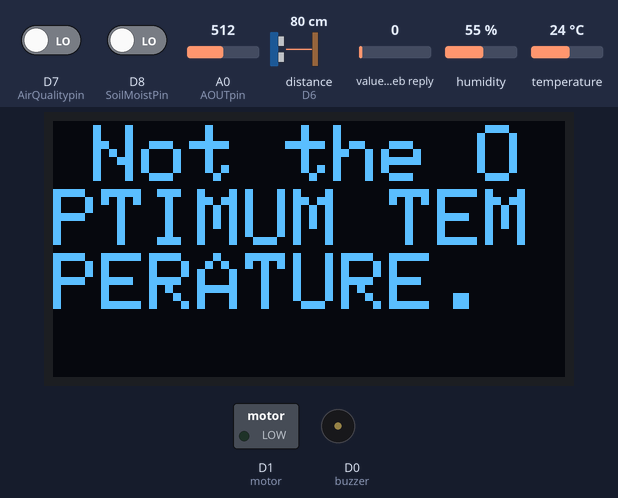
A sketch run on a simulated ESP8266 (NodeMCU). Shown: 128×64 one-colour display, switched loads named in the sketch (green lamp = pin HIGH), buzzer (waves = sounding, pin HIGH). The inputs (shaded band) are chosen by the test bench; at power-on: distance to the obstacle (sensor on D6) 80 cm, A0 (AOUTpin) = 512, temperature 24 °C, D7 (AirQualitypin) LOW, D8 (SoilMoistPin) LOW, value in the web reply 0, humidity 55 %. The echo pulse lasts 58.3 µs per cm; WiFi joins after 1.5 s; servers stay silent unless stated; web services answer with replies made up by the test bench; pins used as bus, display or sensor lines are not drawn; what the sketch prints to the serial monitor is not drawn.

Above: at 2.7 s.
2.8 s: distance to the obstacle (sensor on D6) set to 5 cm
At 8.9 s:
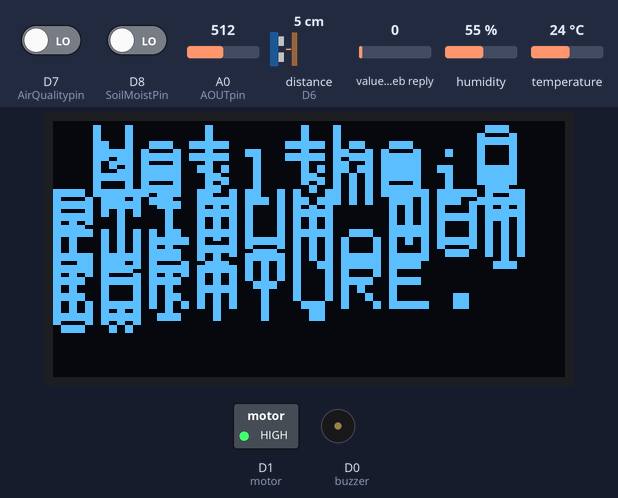
15.4 s: distance to the obstacle (sensor on D6) set to 2 cm
27.2 s: A0 (AOUTpin) set to 416
41.0 s: A0 (AOUTpin) set to 392
At 48.2 s:
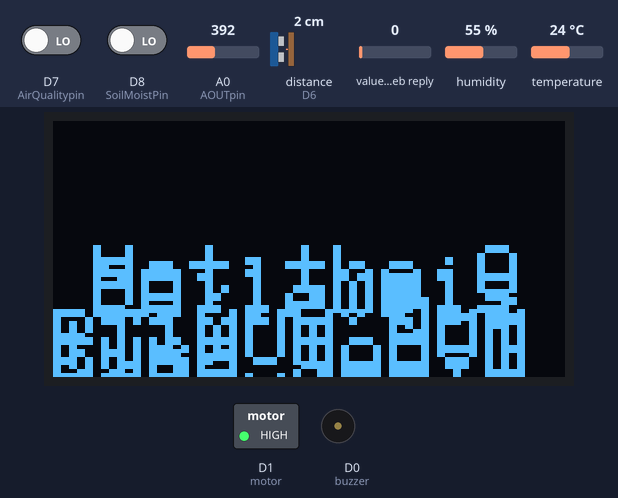
55.0 s: temperature set to 26 °C
At 57.7 s:
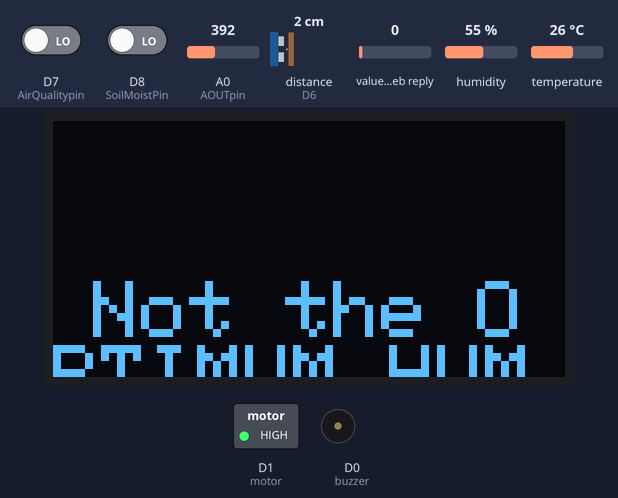
67.0 s: A0 (AOUTpin) set to 410
At 68.6 s:
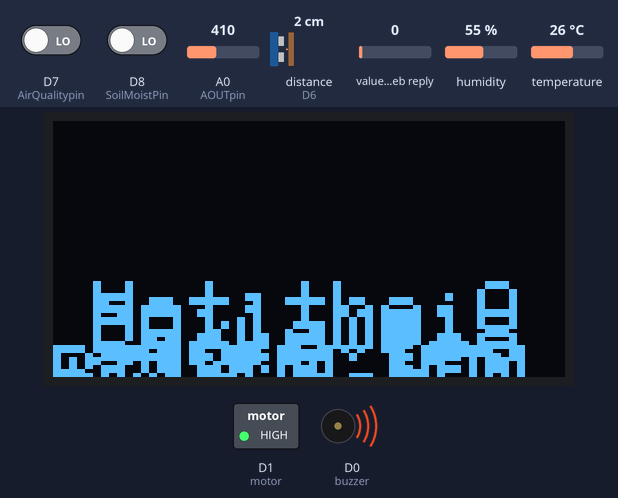
Timing chart, 0 to 70.1 s (numbered marks = the images above; inputs shaded):
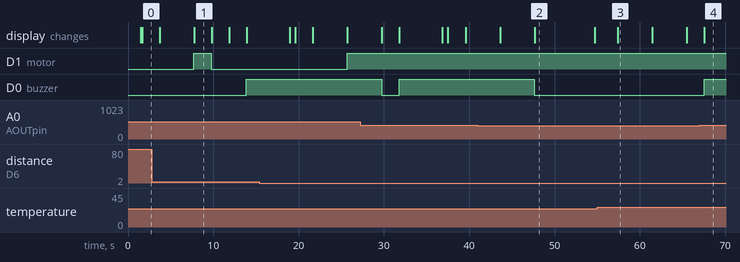

The sketch:

crop_monitor.ino
```cpp
//Included libraries
#include "dht.h"
#include <ESP8266WiFi.h>
#include "ThingSpeak.h"
#include <Wire.h>
#include <Adafruit_SSD1306.h>
#include <Adafruit_GFX.h>
//#include <SoftwareSerial.h>
//SoftwareSerial mySerial(D1, D2);  //(Rx,Tx)
char msg;

// OLED display TWI address
#define OLED_ADDR   0x3C

Adafruit_SSD1306 display(-1);

#if (SSD1306_LCDHEIGHT != 64)  //128*64 resolution
#error("Height incorrect, please fix Adafruit_SSD1306.h!");
#endif

//Wifi connection
const char* ssid     = "Priyam";
const char* password = "priyam123456";
unsigned long myChannelNumber = 520428;
const char * myWriteAPIKey = "VEHYSNWFM74B2F3S";
const char * myReadAPIKey = "1Y6NE3E4X9ZOWHHK";

//Pins for different sensors
const int AOUTpin = A0; //the AOUT pin of the CO sensor goes into analog pin A0 of the arduino
//const int DOUTpin = D1; //the DOUT pin of the CO sensor goes into digital pin D1 of the arduino
const int smokeA0 = A0;
int buzzer = D0;
#define DHT11_PIN D3
#define AirQualitypin D7
#define SoilMoistPin D8
#define trigPin D5
#define echoPin D6
#define motor D1
#define selectline D4
//#define relay 9
//Variables for storing the data read
int COlimit;
int COValue;
int smokeThresh = 400;
long duration;
int sensorValue;
int airQuality;
int soilMoist;
int smokeAmt;
int x = 10;  // x coordinate of OLED
int y = 1;   // y coordinate of OLED
String str;
String motor_status="initial";
WiFiClient WiFiclient;    // Object of WiFiClient
dht DHT11;    //Object of dht

void setup(){
  //WiFi setup

  Serial.begin(115200);
  Serial.print("Connecting to ");
  Serial.println(ssid);
  WiFi.begin(ssid, password);
  while (WiFi.status() != WL_CONNECTED)
  {
    delay(500);
    Serial.print(".");
  }
  Serial.println("");
  Serial.println("WiFi connected");
  Serial.println("IP address: ");
  Serial.println(WiFi.localIP());

  ThingSpeak.begin(WiFiclient);

  //pinModes
  pinMode(AirQualitypin,INPUT);
  pinMode(SoilMoistPin,INPUT);
  pinMode(trigPin,OUTPUT);
  pinMode(echoPin,INPUT);
  pinMode(AOUTpin,INPUT);
//  pinMode(DOUTpin,INPUT);//sets the pin as an input to the arduino
  pinMode(buzzer,OUTPUT);
  pinMode(smokeA0,INPUT);
  pinMode(motor, OUTPUT);
  digitalWrite(motor, LOW);

  display.begin(SSD1306_SWITCHCAPVCC, OLED_ADDR);    //OLED display
  display.clearDisplay();                            // clear display if anything is already there
  display.display();                                 //actual action takes place

  // display a line of text
  display.setTextSize(2);
  display.setTextColor(WHITE);                     // if not there then the oled will be in off mode only
  display.setCursor(x,y);                          //this specifies the coordinate frm where to start writing
  // update display with all of the above graphics
  display.display();                                 // to set the above thing

}

void loop(){


  temp();
  humid();
  air_quality();
  soil_moisture();
  water_level();
  digitalWrite(selectline,HIGH);
   carbon_monoxide();
   digitalWrite(selectline,LOW);
    smoke();
  display.clearDisplay();
  display.display();

  motor_status= ThingSpeak.readFloatField(myChannelNumber, 8, myReadAPIKey);
  Serial.println("motor_status: "+motor_status);
  if(motor_status=="0")
     {
      digitalWrite(motor,LOW);
      Serial.println("motor_status: "+motor_status);
     }
  else if(motor_status=="1")
  {
    digitalWrite(motor,HIGH);
    Serial.println("motor_status: "+motor_status);
  }

  if(str.length()!=0)
//    SendMessage();
    ThingSpeak.writeFields(myChannelNumber, myWriteAPIKey);
}

//Air Temperature
void temp()
{
  int chk = DHT11.read11(DHT11_PIN);
  if(chk==0){
    Serial.print("Temp: ");
    Serial.print((String)DHT11.temperature);         // Printing the temperature on display.
    Serial.println("*C");     // Printing “ *C ”  on display.
  }
  else{
    Serial.println("Error");
  }
    ThingSpeak.setField(1, (int)DHT11.temperature);


  if(DHT11.temperature < 25 || DHT11.temperature > 28)
  {
     Serial.println("Not the OPTIMUM TEMPERATURE.");
     str=str+" temperature not favourable for plants ";
     display.print("Not the OPTIMUM TEMPERATURE.");
     display.display();
     y = y+3;
     display.setCursor(x,y);
     display.display();
  }
  delay(2000);
}

//Humidity
void humid()
{
  int chk = DHT11.read11(DHT11_PIN);
  if(chk==0){

    Serial.print("Relative Humidity: ");
    Serial.print((String)DHT11.humidity);     // Printing the humidity on display
    Serial.println("%");     // Printing “%” on display
   }
  else{
    Serial.println("Error");
  }
  //DHT11.humidity;
  ThingSpeak.setField(2,(int)DHT11.humidity);
 // ThingSpeak.writeFields(myChannelNumber, myWriteAPIKey);

  if(DHT11.humidity < 30 || DHT11.humidity > 35)
  {
     Serial.println("Not the OPTIMUM HUMIDITY.");
     str=str+" humidity not favourable for the crops ";
     display.print("Not the OPTIMUM HUMIDITY.");
     display.display();
     y = y+3;
     display.setCursor(x,y);
     display.display();
  }
  delay(2000);
}

//MQ135
void air_quality()
{
  airQuality = digitalRead(AirQualitypin);//prior it was analog
  Serial.print("Air Quality = ");
  Serial.print(airQuality);
  Serial.print("PPM");
  Serial.println();
  ThingSpeak.setField(3, airQuality);


  if(airQuality < 100)
  {
    Serial.println("Suitable for crop growth.");
  }
  else if(airQuality>101 && airQuality < 200)
  {
    Serial.println("Unhealthy for crop growth.");
    display.print("Unhealthy for crop growth");
    display.display();
    y = y+3;
    display.setCursor(x,y);
    display.display();
  }
  else
  {
    Serial.println("Hazardous for crop growth.");
    str=str+" bad air quality ";
    display.print("Hazardous for crop growth");
    display.display();
    y = y+3;
    display.setCursor(x,y);
    display.display();
  }
  delay(2000);
}

//Soil moisture
void soil_moisture()
{
  soilMoist = digitalRead(SoilMoistPin);
  Serial.print("Soil Moisture: ");
  Serial.print(soilMoist);
  Serial.print("%");
  ThingSpeak.setField(4,soilMoist);
  //ThingSpeak.writeFields(myChannelNumber, myWriteAPIKey);

  if(soilMoist < 15)
  {
    Serial.println("Soil moisture too low");
    str=str+"soil moisture too low ";
    digitalWrite(motor,HIGH);
    display.print("Soil moisture too low");
    display.display();
    y = y+3;
    display.setCursor(x,y);
    display.display();
  }
  else if(soilMoist>16 && soilMoist < 60)
  {
     Serial.println("Soil moisture in range");
     //str=str+"soil moisture too low ";
     digitalWrite(motor,LOW);
  }
  else
  {
    Serial.println("Soil moisture too high");
    str=str+"soil moisture too high ";
    digitalWrite(motor,LOW);
    display.print("Soil moisture too high");
    display.display();
    y = y+3;
    display.setCursor(x,y);
    display.display();
  }
  delay(2000);
}

//Ultrasonic sensor
void water_level()
{
  digitalWrite(trigPin, LOW);
  delayMicroseconds(2);
  digitalWrite(trigPin, HIGH);
  delayMicroseconds(10);
  digitalWrite(trigPin, LOW);
  duration = pulseIn(echoPin, HIGH);
  sensorValue = (duration * 0.034)/2;
  sensorValue = 10 - sensorValue;

  Serial.print("WATER LEVEL: ");
  Serial.print(sensorValue);
  Serial.println("cm");
  ThingSpeak.setField(5, sensorValue);
  //ThingSpeak.writeFields(myChannelNumber, myWriteAPIKey);

  if(sensorValue < 8)
  {
    Serial.println("High Water Level");
    str=str+"high water level ";
    digitalWrite(motor,LOW);
    display.print("High water level");
    display.display();
    y = y+3;
    display.setCursor(x,y);
    display.display();
  }
  else
  {
    Serial.println("Water level in range");
    digitalWrite(motor,HIGH);
  }
  delay(2000);
}

//MQ7
void carbon_monoxide()
{
  COValue = analogRead(AOUTpin);//reads the analaog value from the CO sensor's AOUT pin
  //COlimit = digitalRead(DOUTpin);//reads the digital value from the CO sensor's DOUT pin
  Serial.print("CO value: ");
  Serial.println(COValue);//prints the CO value
  //Serial.print("Limit: ");
  //Serial.println(COlimit);//prints the limit reached as either LOW or HIGH (above or underneath)
  ThingSpeak.setField(6, COValue);
  //ThingSpeak.writeFields(myChannelNumber, myWriteAPIKey);

     if(COValue>300)
     {
       digitalWrite(buzzer,LOW);
       Serial.println("CO level high");
       display.print("CO level high");
       str=str+"Carbon Monoxide high";
       display.display();
       y = y+3;
       display.setCursor(x,y);
       display.display();
   }
  else
  { digitalWrite(buzzer,HIGH);
    Serial.println("CO level OK");
  }
  delay(2000);
}

//MQ2
void smoke()
{
  smokeAmt = analogRead(smokeA0);
  Serial.print("Smoke: ");
  Serial.println(smokeAmt);
  ThingSpeak.setField(7, smokeAmt);
  //ThingSpeak.writeFields(myChannelNumber, myWriteAPIKey);

  if (smokeAmt > smokeThresh)
  {
    Serial.println("Smoke level high");
    digitalWrite(buzzer,HIGH);
    str=str+"smoke very  high";
    display.print("Smoke level high");
    display.display();
  }
  else
  {
    digitalWrite(buzzer,LOW);
  }
  delay(5000);
}

/*void SendMessage()
{
  Serial.println("send msg");
  mySerial.println("AT+CMGF=1");    //Sets the GSM Module in Text Mode
  delay(1000);  // Delay of 1000 milli seconds or 1 second
  mySerial.println("AT+CMGS=\"+919312264227\"\r"); // Replace x with mobile number
  delay(1000);
  mySerial.println("ALERT:  "+str);// The SMS text you want to send
  delay(100);
   mySerial.println((char)26);// ASCII code of CTRL+Z
  delay(1000);
  Serial.println("msg sent");
}*/
```

Measured:
- the behaviour switches between 401 and 400 on A0 (AOUTpin) (found by bisection; images 1 and 2)
- the behaviour switches between 24 and 25 °C on temperature (found by bisection; images 2 and 3)
- after the input at 41.0 s, D0 (buzzer): goes on until 47.6 s, then stays LOW
- after the input at 55.0 s, the display: changes after 2.4 s (image 3)
- after the input at 67.0 s, D0 (buzzer): LOW → HIGH after 0.53 s; the display: changes after 0.55 s (image 4)
- what the display in image 1 shows lasts 2.0 s, from 7.8 s to 9.8 s
- what the display in image 2 shows lasts 7.0 s, from 47.7 s to 54.7 s
